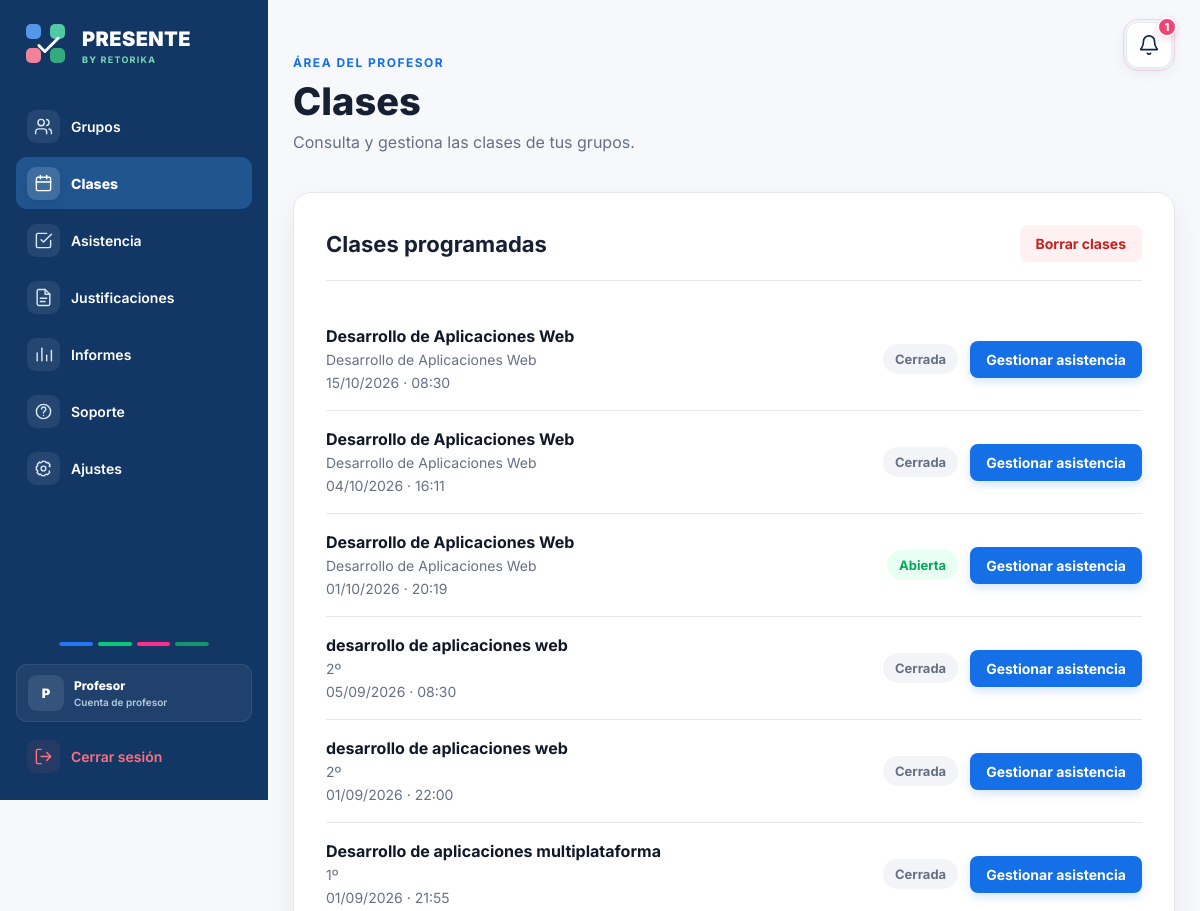
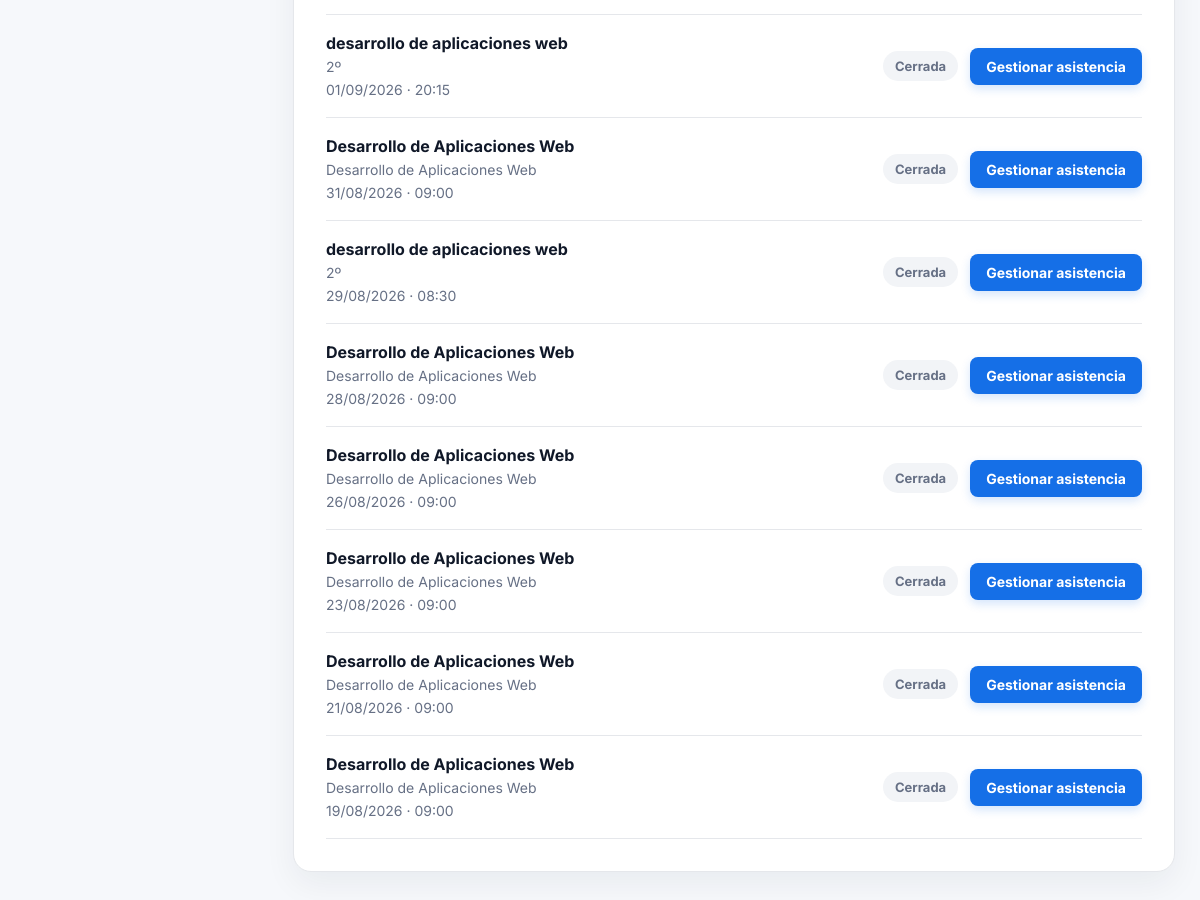
/profesor/clases/ (signed in), run on the app's committed database (2 pictures, top to bottom).
### asistencia/models.py (models this page shows, shortened)
class Clase(models.Model):
    grupo = models.ForeignKey(
        Grupo,
        on_delete=models.CASCADE
    )
    fecha = models.DateField()
    hora_inicio = models.TimeField()
    asistencia_abierta = models.BooleanField(
        default=False
    )
    token_qr = models.UUIDField(
        default=uuid.uuid4,
        editable=False,
        unique=True
    )
    token_qr_generado_en = models.DateTimeField(
        blank=True,
        null=True
    )
    latitud_profesor = models.FloatField(
        blank=True,
        null=True
    )
    longitud_profesor = models.FloatField(
        blank=True,
        null=True
    )

class Grupo(models.Model):
    COLORES = [
        ('blanco', 'Blanco'),
        ('rosa', 'Rosa'),
        ('rojo', 'Rojo'),
        ('naranja', 'Naranja'),
        ('azul', 'Azul'),
        ('verde', 'Verde'),
        ('amarillo', 'Amarillo'),
        ('violeta', 'Violeta'),
    ]
    nombre = models.CharField(
        max_length=100
    )
    asignatura = models.CharField(
        max_length=150
    )
    profesor = models.ForeignKey(
        Profesor,
        on_delete=models.CASCADE
    )
    color = models.CharField(
        max_length=20,
        choices=COLORES,
        default='blanco'
    )

### asistencia/views.py (the view)
def clases_profesor(request):
    profesor_id = request.session.get('profesor_id')
    if not profesor_id:
        return redirect('seleccionar_login')
    profesor = get_object_or_404(
        Profesor,
        id=profesor_id
    )
    clases = (
        Clase.objects.filter(
            grupo__profesor=profesor
        )
        .select_related('grupo')
        .order_by(
            '-fecha',
            '-hora_inicio'
        )
    )
    return render(
        request,
        'asistencia/clases_profesor.html',
        {
            'profesor': profesor,
            'clases': clases,
        }
    )

### asistencia/templates/asistencia/clases_profesor.html (shortened to what this page needs)
{% extends 'asistencia/base.html' %}
{% block content %}
<section class="panel-usuario">
    <div class="panel-contenedor">
        <div class="panel-cabecera">
            <div>
                <p class="panel-etiqueta">
                    ÁREA DEL PROFESOR
                </p>
                <h1>
                    Clases
                </h1>
                <p class="panel-subtitulo">
                    Consulta y gestiona las clases de tus grupos.
                </p>
            </div>
        </div>
        <div class="panel-tarjeta">
            <form
                method="POST"
                action="{% url 'borrar_clases' %}"
                id="form-borrar-clases"
            >
                <div
                    class="panel-tarjeta-titulo"
                    style="
                        display:flex;
                        justify-content:space-between;
                        align-items:center;
                        gap:20px;
                        flex-wrap:wrap;
                    "
                >
                    <h2 style="margin:0;">
                        Clases programadas
                    </h2>
                    {% if clases %}
                        <div style="
                            display:flex;
                            align-items:center;
                            gap:10px;
                        ">
                            <button
                                type="button"
                                id="btn-activar-borrado"
                                style="
                                    border:none;
                                    padding:10px 16px;
                                    border-radius:8px;
                                    background:#FFF1F1;
                                    color:#C5221F;
                                    font-size:14px;
                                    font-weight:700;
                                    cursor:pointer;
                                    transition:
                                        background-color 0.2s ease,
                                        transform 0.2s ease;
                                "
                                onmouseover="
                                    this.style.backgroundColor='#FFE3E3';
                                    this.style.transform='translateY(-1px)';
                                "
                                onmouseout="
                                    this.style.backgroundColor='#FFF1F1';
                                    this.style.transform='translateY(0)';
                                "
                            >
                                Borrar clases
                            </button>
                        </div>
                    {% endif %}
                </div>
                {% for clase in clases %}
                    <div style="
                        display:flex;
                        justify-content:space-between;
                        align-items:center;
                        gap:20px;
                        padding:18px 0;
                        border-bottom:1px solid #e5e7eb;
                        flex-wrap:wrap;
                    ">
                        <div style="
                            display:flex;
                            align-items:center;
                            gap:15px;
                        ">
                            <div>
                                <strong style="
                                    display:block;
                                    font-size:16px;
                                    margin-bottom:5px;
                                    color:#101828;
                                ">
                                    {{ clase.grupo.asignatura }}
                                </strong>
                                <span style="
                                    display:block;
                                    color:#667085;
                                    font-size:14px;
                                    margin-bottom:4px;
                                ">
                                    {{ clase.grupo.nombre }}
                                </span>
                                <span style="
                                    color:#667085;
                                    font-size:14px;
                                ">
                                    {{ clase.fecha|date:"d/m/Y" }}
                                    ·
                                    {{ clase.hora_inicio|time:"H:i" }}
                                </span>
                            </div>
                        </div>
                        <div style="
                            display:flex;
                            align-items:center;
                            gap:12px;
                            flex-wrap:wrap;
                        ">
                            {% if clase.asistencia_abierta %}
                                <span style="
                                    padding:7px 12px;
                                    border-radius:20px;
                                    background:#E8FFF3;
                                    color:#03A957;
                                    font-size:13px;
                                    font-weight:700;
                                ">
                                    Abierta
                                </span>
                            {% else %}
                                <span style="
                                    padding:7px 12px;
                                    border-radius:20px;
                                    background:#f2f4f7;
                                    color:#667085;
                                    font-size:13px;
                                    font-weight:700;
                                ">
                                    Cerrada
                                </span>
                            {% endif %}
                            <a
                                href="{% url 'gestionar_asistencia' clase.id %}"
                                class="boton-gestionar-asistencia"
                                style="
                                    display:inline-block;
                                    padding:10px 16px;
                                    border-radius:8px;
                                    background:#156FE7;
                                    color:#FFFFFF;
                                    text-decoration:none;
                                    font-size:14px;
                                    font-weight:700;
                                    box-shadow:0 4px 10px rgba(21,111,231,0.18);
                                    transition:
                                        background-color 0.2s ease,
                                        transform 0.2s ease,
                                        box-shadow 0.2s ease;
                                "
                                onmouseover="
                                    this.style.backgroundColor='#105CB1';
                                    this.style.transform='translateY(-1px)';
                                    this.style.boxShadow='0 6px 14px rgba(16,92,177,0.22)';
                                "
                                onmouseout="
                                    this.style.backgroundColor='#156FE7';
                                    this.style.transform='translateY(0)';
                                    this.style.boxShadow='0 4px 10px rgba(21,111,231,0.18)';
                                "
                            >
                                Gestionar asistencia
                            </a>
                        </div>
                    </div>
                {% empty %}
                    <p style="color:#667085;">
                        Todavía no tienes clases programadas.
                    </p>
                {% endfor %}
            </form>
        </div>
    </div>
</section>
{% endblock %}

### asistencia/static/asistencia/css/style.css (style rules this page uses)
html, body, button, input, select, textarea { font-family: "Inter", -apple-system, BlinkMacSystemFont, "Segoe UI", sans-serif; }
* { margin: 0; padding: 0; box-sizing: border-box; }
html { width: 100%; overflow-x: hidden; }
body { width: 100%; min-height: 100vh; font-family: "Inter", -apple-system, BlinkMacSystemFont, "Segoe UI", sans-serif; background-color: #f6f8fb; color: #172033; overflow-x: hidden; }
.panel-usuario { min-height: calc(100vh - 120px); padding: 55px 25px 80px; }
.panel-contenedor { width: 100%; max-width: 1100px; margin: 0 auto; }
.panel-cabecera { display: flex; justify-content: space-between; align-items: center; gap: 30px; margin-bottom: 40px; }
.panel-etiqueta { margin-bottom: 8px; color: #156FE7; font-size: 12px; font-weight: 700; letter-spacing: 1.5px; }
.panel-cabecera h1 { margin-bottom: 8px; font-size: 38px; font-weight: 800; color: #172033; }
.panel-subtitulo { color: #667085; font-size: 16px; }
.panel-tarjeta { padding: 32px; background-color: #ffffff; border: 1px solid #e5e7eb; border-radius: 18px; box-shadow: 0 12px 32px rgba(23, 32, 51, 0.06); }
.panel-tarjeta-titulo { margin-bottom: 27px; padding-bottom: 18px; border-bottom: 1px solid #e5e7eb; }
.panel-tarjeta-titulo h2 { font-size: 22px; color: #172033; }
input, select, textarea, button { font-family: inherit; }

### asistencia/templates/asistencia/base.html (style rules this page uses)
:root { --sidebar-ancho: 268px; --sidebar-fondo: #123764; --sidebar-activo: #20558f; --sidebar-texto: #ffffff; --sidebar-texto-secundario: #b8cbe0; --sidebar-rojo: #ff7180; }
html { min-height: 100%; }
body { min-height: 100vh; margin: 0; }
body, button, input, select, textarea { font-family: "Inter", Arial, sans-serif; }
a { -webkit-tap-highlight-color: transparent; }
button { font: inherit; }

### data on the page
Clase: grupo.asignatura "Desarrollo de Aplicaciones Web", grupo.nombre "Desarrollo de Aplicaciones Web", fecha "15/10/2026", hora_inicio "08:30", asistencia_abierta "Cerrada"
Clase: grupo.asignatura "Desarrollo de Aplicaciones Web", grupo.nombre "Desarrollo de Aplicaciones Web", fecha "04/10/2026", hora_inicio "16:11", asistencia_abierta "Cerrada"
Clase: grupo.asignatura "Desarrollo de Aplicaciones Web", grupo.nombre "Desarrollo de Aplicaciones Web", fecha "01/10/2026", hora_inicio "20:19", asistencia_abierta "Abierta"
Clase: grupo.asignatura "desarrollo de aplicaciones web", grupo.nombre "2º", fecha "05/09/2026", hora_inicio "08:30", asistencia_abierta "Cerrada"
Clase: grupo.asignatura "desarrollo de aplicaciones web", grupo.nombre "2º", fecha "01/09/2026", hora_inicio "22:00", asistencia_abierta "Cerrada"
Clase: grupo.asignatura "Desarrollo de aplicaciones multiplataforma", grupo.nombre "1º", fecha "01/09/2026", hora_inicio "21:55", asistencia_abierta "Cerrada"
Clase: grupo.asignatura "desarrollo de aplicaciones web", grupo.nombre "2º", fecha "01/09/2026", hora_inicio "20:15", asistencia_abierta "Cerrada"
Clase: grupo.asignatura "Desarrollo de Aplicaciones Web", grupo.nombre "Desarrollo de Aplicaciones Web", fecha "31/08/2026", hora_inicio "09:00", asistencia_abierta "Cerrada"
Clase: grupo.asignatura "desarrollo de aplicaciones web", grupo.nombre "2º", fecha "29/08/2026", hora_inicio "08:30", asistencia_abierta "Cerrada"
Clase: grupo.asignatura "Desarrollo de Aplicaciones Web", grupo.nombre "Desarrollo de Aplicaciones Web", fecha "28/08/2026", hora_inicio "09:00", asistencia_abierta "Cerrada"
Clase: grupo.asignatura "Desarrollo de Aplicaciones Web", grupo.nombre "Desarrollo de Aplicaciones Web", fecha "26/08/2026", hora_inicio "09:00", asistencia_abierta "Cerrada"
Clase: grupo.asignatura "Desarrollo de Aplicaciones Web", grupo.nombre "Desarrollo de Aplicaciones Web", fecha "23/08/2026", hora_inicio "09:00", asistencia_abierta "Cerrada"
Clase: grupo.asignatura "Desarrollo de Aplicaciones Web", grupo.nombre "Desarrollo de Aplicaciones Web", fecha "21/08/2026", hora_inicio "09:00", asistencia_abierta "Cerrada"
Clase: grupo.asignatura "Desarrollo de Aplicaciones Web", grupo.nombre "Desarrollo de Aplicaciones Web", fecha "19/08/2026", hora_inicio "09:00", asistencia_abierta "Cerrada"

### other printed values
{{ total_notificaciones_profesor }} "1"
